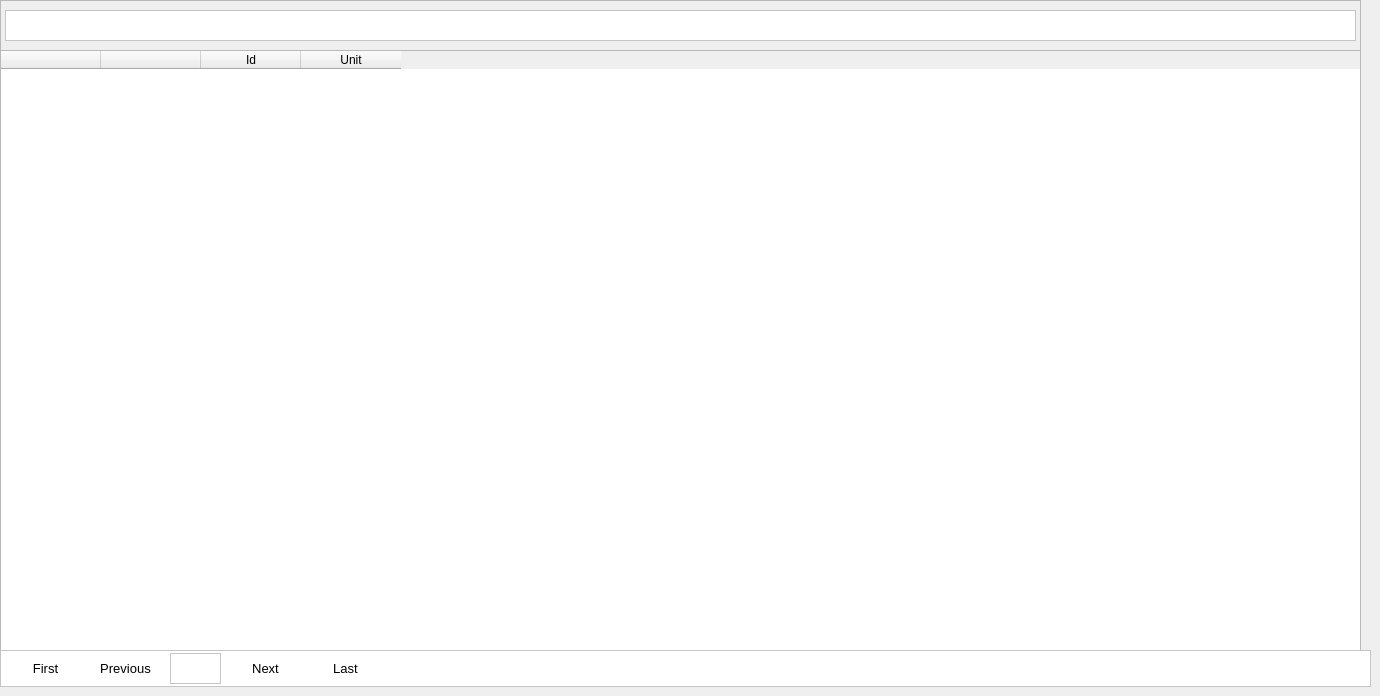
    <widget class="QWidget" name="tabUnit">
     <attribute name="title">
      <string>Unit</string>
     </attribute>
     <widget class="QFrame" name="frame_11">
      <property name="geometry">
       <rect>
        <x>0</x>
        <y>0</y>
        <width>1361</width>
        <height>651</height>
       </rect>
      </property>
      <property name="frameShape">
       <enum>QFrame::StyledPanel</enum>
      </property>
      <property name="frameShadow">
       <enum>QFrame::Raised</enum>
      </property>
      <widget class="QTableWidget" name="tableWidgetUnit">
       <property name="geometry">
        <rect>
         <x>0</x>
         <y>50</y>
         <width>1361</width>
         <height>601</height>
        </rect>
       </property>
       <property name="minimumSize">
        <size>
         <width>1361</width>
         <height>0</height>
        </size>
       </property>
       <column>
        <property name="text">
         <string/>
        </property>
       </column>
       <column>
        <property name="text">
         <string/>
        </property>
       </column>
       <column>
        <property name="text">
         <string>Id</string>
        </property>
       </column>
       <column>
        <property name="text">
         <string>Unit</string>
        </property>
       </column>
      </widget>
      <widget class="QTextEdit" name="textEditUnitFilter">
       <property name="geometry">
        <rect>
         <x>5</x>
         <y>10</y>
         <width>1351</width>
         <height>31</height>
        </rect>
       </property>
       <property name="font">
        <font>
         <family>Segoe UI</family>
         <pointsize>10</pointsize>
        </font>
       </property>
       <property name="styleSheet">
        <string notr="true">background-color: rgb(255, 255, 255);
color: rgb(0, 0, 0);</string>
       </property>
      </widget>
     </widget>
     <widget class="QFrame" name="frame_12">
      <property name="geometry">
       <rect>
        <x>0</x>
        <y>650</y>
        <width>1371</width>
        <height>37</height>
       </rect>
      </property>
      <property name="styleSheet">
       <string notr="true">background-color: rgb(255, 255, 255);
color: rgb(255, 255, 255);</string>
      </property>
      <property name="frameShape">
       <enum>QFrame::StyledPanel</enum>
      </property>
      <property name="frameShadow">
       <enum>QFrame::Raised</enum>
      </property>
      <widget class="QPushButton" name="pushButtonUnitFirst">
       <property name="geometry">
        <rect>
         <x>10</x>
         <y>0</y>
         <width>71</width>
         <height>37</height>
        </rect>
       </property>
       <property name="font">
        <font>
         <family>Segoe UI</family>
         <pointsize>10</pointsize>
        </font>
       </property>
       <property name="styleSheet">
        <string notr="true">color: rgb(0, 0, 0);</string>
       </property>
       <property name="text">
        <string>First</string>
       </property>
       <property name="flat">
        <bool>true</bool>
       </property>
      </widget>
      <widget class="QPushButton" name="pushButtonUnitPrevious">
       <property name="geometry">
        <rect>
         <x>90</x>
         <y>0</y>
         <width>71</width>
         <height>37</height>
        </rect>
       </property>
       <property name="font">
        <font>
         <family>Segoe UI</family>
         <pointsize>10</pointsize>
        </font>
       </property>
       <property name="styleSheet">
        <string notr="true">color: rgb(0, 0, 0);</string>
       </property>
       <property name="text">
        <string>Previous</string>
       </property>
       <property name="flat">
        <bool>true</bool>
       </property>
      </widget>
      <widget class="QPushButton" name="pushButtonUnitNext">
       <property name="geometry">
        <rect>
         <x>230</x>
         <y>0</y>
         <width>71</width>
         <height>37</height>
        </rect>
       </property>
       <property name="font">
        <font>
         <family>Segoe UI</family>
         <pointsize>10</pointsize>
        </font>
       </property>
       <property name="styleSheet">
        <string notr="true">color: rgb(0, 0, 0);</string>
       </property>
       <property name="text">
        <string>Next</string>
       </property>
       <property name="flat">
        <bool>true</bool>
       </property>
      </widget>
      <widget class="QPushButton" name="pushButtonUnitLast">
       <property name="geometry">
        <rect>
         <x>310</x>
         <y>0</y>
         <width>71</width>
         <height>37</height>
        </rect>
       </property>
       <property name="font">
        <font>
         <family>Segoe UI</family>
         <pointsize>10</pointsize>
        </font>
       </property>
       <property name="styleSheet">
        <string notr="true">color: rgb(0, 0, 0);</string>
       </property>
       <property name="text">
        <string>Last</string>
       </property>
       <property name="flat">
        <bool>true</bool>
       </property>
      </widget>
      <widget class="QTextEdit" name="textEditPageUnitNumber">
       <property name="geometry">
        <rect>
         <x>170</x>
         <y>3</y>
         <width>51</width>
         <height>31</height>
        </rect>
       </property>
       <property name="font">
        <font>
         <family>Segoe UI</family>
         <pointsize>10</pointsize>
        </font>
       </property>
       <property name="styleSheet">
        <string notr="true">color: rgb(0, 0, 0);</string>
       </property>
       <property name="readOnly">
        <bool>true</bool>
       </property>
      </widget>
     </widget>
    </widget>
